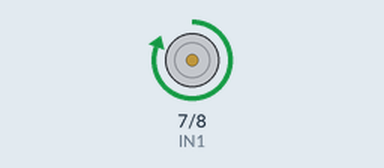
Recording of a sketch running on a simulated Arduino Uno, built with avr-gcc and run on an emulated ATmega328P. On the bench: motor-driver pin pairs drawn as motors (green arrow = first pin HIGH = forward, orange = second pin HIGH = backward, longer = more drive).

Above: at 0.1 s.
At 7.1 s:
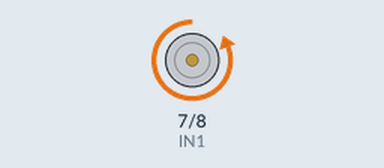
At 9.1 s:
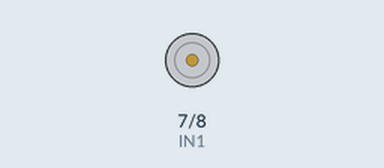
Timing chart, 0 to 10.6 s (numbered marks = the images above):
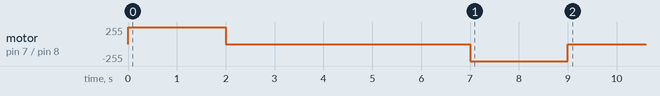

The sketch:

rellay.ino
```cpp
# define IN1 7
# define IN2 8
void setup() {
  pinMode(IN1,OUTPUT);pinMode(IN2,OUTPUT);
  digitalWrite(IN1,HIGH);digitalWrite(IN2,LOW);delay(2000);
  digitalWrite(IN1,LOW);digitalWrite(IN2,LOW);delay(5000);
  digitalWrite(IN1,LOW);digitalWrite(IN2,HIGH);delay(2000);
  digitalWrite(IN1,LOW);digitalWrite(IN2,LOW);

}

void loop() {


}
```
